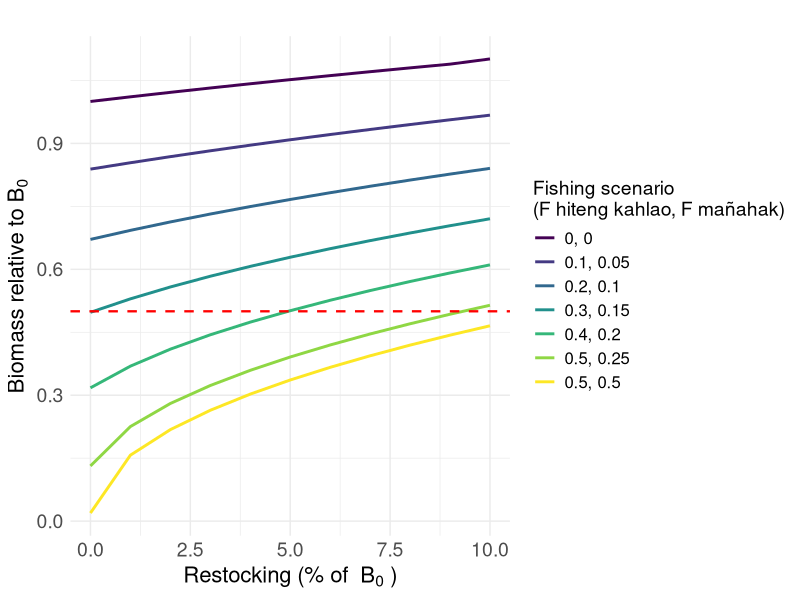
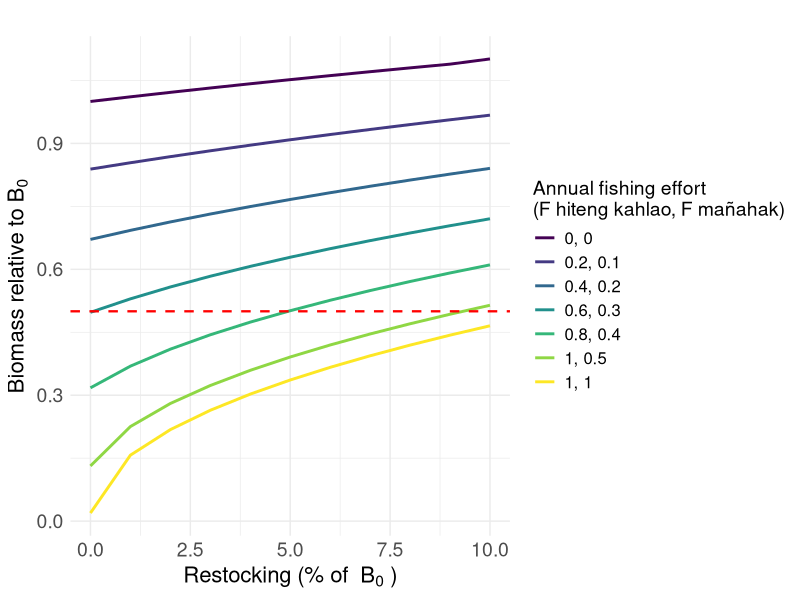

Generate these figures, in order, with R:
library(tidyverse)
library(viridis)

# Parameters
juvenile_survival_rate <- 1 - ((0.429 * 2) / 2)
subadult_survival_rate <- 1 - ((0.429 * 1.5) / 2)
adult_survival_rate <- 1 - (0.429 / 2)

juvenile_to_subadult_rate <- 1
subadult_to_adult_rate <- 0.5

reproduction_rate <- 2
reproduction_rate_2 <- 1.5

carrying_capacity <- 68
time_steps <- 500

# Parameter ranges
fishing_effort_values <- seq(0, 0.5, by = 0.05)
restocking_values <- seq(0, 5, by = 0.5) # Restocking scenarios

#Current fishing for burn in
F_current_instantaneous <- 0.09 
F_current_discrete <- (1 - exp(-F_current_instantaneous)) / 2
F_current_discrete

F_current_discrete_juv <- 0.01


run_simulation <- function(F_adults, F_juveniles, restocked_juveniles, burn_in_time = 100) {
  juvenile_population <- 10
  subadult_population <- 10
  adult_population <- 10
  
  # Store population over time
  population_over_time <- numeric(time_steps)
  
  for (t in 1:time_steps) {
    if (t <= burn_in_time) {
      # Burn-in period with zero fishing and zero restocking
      # Try burn in with "current" fishing
      F_adults_current <- F_current_discrete #0
      F_juveniles_current <- F_current_discrete_juv #0
      restocking <- 0
    } else {
      # Post burn-in period with specified fishing and restocking
      F_adults_current <- F_adults
      F_juveniles_current <- F_juveniles
      restocking <- restocked_juveniles
    }
    
    if (t %% 2 == 0) {
      current_reproduction_rate <- reproduction_rate
    } else {
      current_reproduction_rate <- reproduction_rate_2
    }
    
    total_population <- juvenile_population + subadult_population + adult_population
    new_juveniles <- adult_population * current_reproduction_rate * (1 - total_population / carrying_capacity)
    surviving_juveniles <- juvenile_population * juvenile_survival_rate * (1 - F_juveniles_current)
    new_subadults <- juvenile_population * juvenile_to_subadult_rate
    surviving_subadults <- subadult_population * subadult_survival_rate
    new_adults <- subadult_population * subadult_to_adult_rate
    surviving_adults <- adult_population * adult_survival_rate * (1 - F_adults_current)
    
    if (t %% 2 == 0) {
      subadult_population <- max(0, new_subadults + surviving_subadults - new_adults + restocking)
    } else {
      subadult_population <- max(0, new_subadults + surviving_subadults - new_adults)
    }
    
    juvenile_population <- max(0, new_juveniles + surviving_juveniles - new_subadults)
    adult_population <- max(0, new_adults + surviving_adults)
    
    # Store total population at each timestep
    population_over_time[t] <- juvenile_population + subadult_population + adult_population
  }
  
  # Return the average of the last 20 timesteps
  avg_population_last_20 <- mean(population_over_time[(time_steps - 19):time_steps])
  
  return(avg_population_last_20)
}



# Sensitivity analysis loop with burn-in period
all_results <- data.frame()

for (restocked_juveniles in restocking_values) {
  # Create a dataframe to store results for this restocking value
  sensitivity_results <- expand.grid(
    F_adults = fishing_effort_values,
    F_juveniles = fishing_effort_values
  ) %>%
    mutate(
      Avg_Total_Population = 0
    )
  
  # Reference population with zero fishing effort
  reference_population <- run_simulation(
    F_adults = 0,
    F_juveniles = 0,
    restocked_juveniles = 0,
    burn_in_time = 100
  )
  
  # Sensitivity analysis loop
  for (i in seq_len(nrow(sensitivity_results))) {
    sensitivity_results$Avg_Total_Population[i] <- run_simulation(
      F_adults = sensitivity_results$F_adults[i],
      F_juveniles = sensitivity_results$F_juveniles[i],
      restocked_juveniles = restocked_juveniles,
      burn_in_time = 100
    )
  }
  
  # Normalize by the reference population and calculate restocking as a percentage
  sensitivity_results <- sensitivity_results %>%
    mutate(
      Relative_Population = Avg_Total_Population / reference_population,
      Restocking_Percent = round((restocked_juveniles / reference_population) * 100, 0) # Convert to percentage
    )
  
  # Combine results for all restocking values
  all_results <- bind_rows(all_results, sensitivity_results)
}


line_data <- all_results %>%
  group_by(Restocking_Percent, F_adults, F_juveniles) %>%
  summarize(
    Avg_Relative_Population = mean(Relative_Population),
    .groups = "drop"
  ) %>%
  mutate(Fishing_Scenario = paste0(F_adults, ", ", F_juveniles))


subset_fishing_scenarios <- c(
  "0, 0",
  "0.1, 0.05",
  "0.2, 0.1",
  "0.3, 0.15",
  "0.4, 0.2",
  "0.5, 0.25",
  "0.5, 0.5"
)

# Prepare data for line plot, filtered by selected fishing scenarios
line_data_subset <- line_data %>%
  filter(Fishing_Scenario %in% subset_fishing_scenarios)

# Create the plot for the subset
ggplot(line_data_subset, aes(x = Restocking_Percent, y = Avg_Relative_Population, color = Fishing_Scenario, group = Fishing_Scenario)) +
  geom_line(size = 1) +
  geom_point(data = filter(line_data_subset, Avg_Relative_Population == 0.5), aes(x = Restocking_Percent, y = Avg_Relative_Population), 
             color = "black", shape = 21, fill = "yellow", size = 3) +
  scale_color_viridis_d(name = "Fishing scenario \n(F hiteng kahlao, F mañahak)") +
  geom_hline(yintercept = 0.5, linetype = "dashed", color = "red", linewidth = 0.8) +
  labs(
    x = bquote("Restocking (% of "~B[0]~")"),
    y = bquote("Biomass relative to"~B[0]),
    title = ""
  ) +
  theme_minimal() +
  theme(
    text = element_text(size = 16),
    plot.title = element_text(size = 16, hjust = 0.5),
    axis.title = element_text(size = 16),
    axis.text = element_text(size = 14),
    legend.title = element_text(size = 14),
    legend.text = element_text(size = 12)
  )



#adjusting so that labels are annual F instead of /6 months
# Modify the fishing scenario labels by multiplying each number by 2
subset_fishing_scenarios <- c(
  "0, 0",
  "0.1, 0.05",
  "0.2, 0.1",
  "0.3, 0.15",
  "0.4, 0.2",
  "0.5, 0.25",
  "0.5, 0.5"
)

# Convert the labels into numeric pairs, multiply by 2, and then convert back to string
subset_fishing_scenarios_modified <- sapply(subset_fishing_scenarios, function(x) {
  # Split the string into numbers, multiply by 2, and then rejoin as a string
  nums <- as.numeric(strsplit(x, ",")[[1]]) * 2
  paste(nums, collapse = ", ")
})

# Prepare data for line plot, filtered by selected fishing scenarios
line_data_subset <- line_data %>%
  filter(Fishing_Scenario %in% subset_fishing_scenarios)

# Create the plot for the subset
ggplot(line_data_subset, aes(x = Restocking_Percent, y = Avg_Relative_Population, color = Fishing_Scenario, group = Fishing_Scenario)) +
  geom_line(size = 1) +
  geom_point(data = filter(line_data_subset, Avg_Relative_Population == 0.5), aes(x = Restocking_Percent, y = Avg_Relative_Population), 
             color = "black", shape = 21, fill = "yellow", size = 3) +
  scale_color_manual(values = viridis::viridis(length(subset_fishing_scenarios)), 
                     labels = subset_fishing_scenarios_modified,
                     name = "Annual fishing effort \n(F hiteng kahlao, F mañahak)") +
  geom_hline(yintercept = 0.5, linetype = "dashed", color = "red", linewidth = 0.8) +
  labs(
    x = bquote("Restocking (% of "~B[0]~")"),
    y = bquote("Biomass relative to"~B[0]),
    title = ""
  ) +
  theme_minimal() +
  theme(
    text = element_text(size = 16),
    plot.title = element_text(size = 16, hjust = 0.5),
    axis.title = element_text(size = 16),
    axis.text = element_text(size = 14),
    legend.title = element_text(size = 14),
    legend.text = element_text(size = 12)
  )
















#Quantifying differences in fishing effort
# Calculate sustainable fishing effort for adults
sustainable_fishing_adults <- all_results %>%
  filter(Relative_Population >= 0.5) %>%
  group_by(Restocking_Percent) %>%
  summarize(
    Max_F_Adults = max(F_adults),
    Max_F_Juveniles = max(F_juveniles), # Maximum sustainable fishing effort for adults
    .groups = "drop"
  )

# Extract the baseline sustainable adult fishing effort when restocking is zero
baseline_fishing_adults <- sustainable_fishing_adults %>%
  filter(Restocking_Percent == 0) %>%
  pull(Max_F_Adults)

# Calculate the percentage increase in adult fishing effort for each restocking level
sustainable_fishing_adults <- sustainable_fishing_adults %>%
  mutate(
    Percent_Increase_From_Zero = ifelse(
      Restocking_Percent == 0, 
      0, # No increase for restocking = 0
      ((Max_F_Adults - baseline_fishing_adults) / baseline_fishing_adults) * 100
    )
  )

# Print the table
print(sustainable_fishing_adults)







